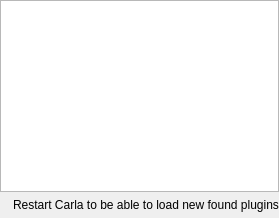
             <widget class="QWidget" name="tw_paths_lv2">
              <layout class="QGridLayout" name="gridLayout">
               <property name="leftMargin">
                <number>0</number>
               </property>
               <property name="topMargin">
                <number>0</number>
               </property>
               <property name="rightMargin">
                <number>0</number>
               </property>
               <property name="bottomMargin">
                <number>6</number>
               </property>
               <item row="0" column="0" colspan="2">
                <widget class="QListWidget" name="lw_lv2"/>
               </item>
               <item row="1" column="0">
                <widget class="QLabel" name="label_4">
                 <property name="maximumSize">
                  <size>
                   <width>22</width>
                   <height>22</height>
                  </size>
                 </property>
                 <property name="text">
                  <string/>
                 </property>
                 <property name="pixmap">
                  <pixmap resource="../resources.qrc">:/16x16/dialog-information.png</pixmap>
                 </property>
                 <property name="alignment">
                  <set>Qt::AlignRight|Qt::AlignTrailing|Qt::AlignVCenter</set>
                 </property>
                </widget>
               </item>
               <item row="1" column="1">
                <widget class="QLabel" name="label_5">
                 <property name="text">
                  <string>Restart Carla to be able to load new found plugins</string>
                 </property>
                </widget>
               </item>
              </layout>
             </widget>
